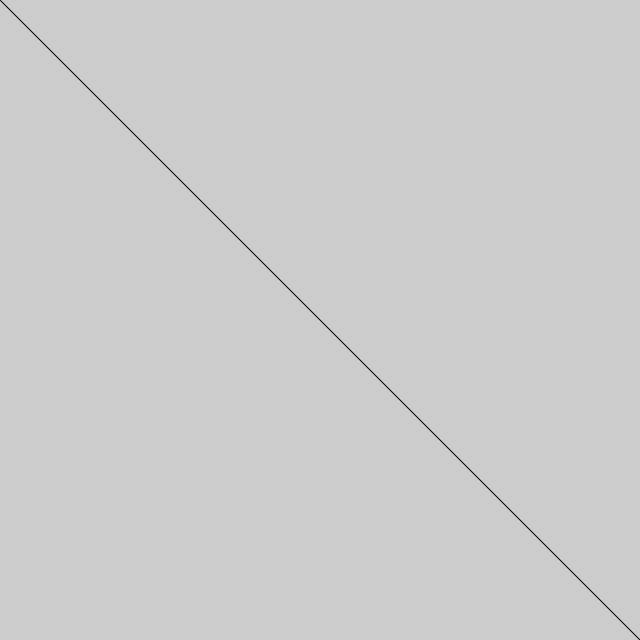
Frame 1 (no input)
Frame 60 (the mouse pressed at the canvas centre just before this capture): identical to frame 1, image omitted
Frame 120 (the mouse held since frame 60 and released just before this capture): identical to frame 1, image omitted

The Processing sketch that drew this single still picture (run headless with seeded random() and noise(); from frame 60 on, the mouse is pressed at the canvas centre):

// Processing sketch: sketch_30keyPressed
// ── sketch_30keyPressed.pde
void setup() {
  size(640, 640);
}

void draw() {
  background(204);
  line(0, 0, width, height);
  if (keyPressed) {
    line(width, 0, 0, height);
  }
}
